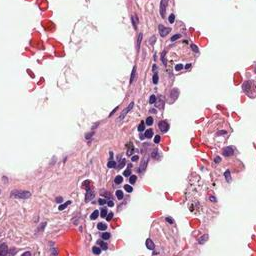
#> input picture images/01581x_25327y.png, 256 x 256 px, given as the content of the folder ../images/01581x_25327y.png, which was not available
$ python -i stitches.py   (imports and definitions only)
#> lines starting #> are read from the running program, lines starting #| are printed output that depends on the picture; after the words box and inside, x2 and y2 are one past the last pixel; in counts of white or black regions, pixels touching at a corner belong together; pictures that were not available may be replaced by others from this repository, and a replacement may not be noted
import os
import re
from pathlib import Path
from PIL import Image, ImageFile

Image.MAX_IMAGE_PIXELS = None
ImageFile.LOAD_TRUNCATED_IMAGES = True

import numpy as np
from skimage.morphology import remove_small_objects
from skimage.measure import label, regionprops


def stitch_tiles(input_path, output_prefix="stitched"):
#> called with input_path = '../images/01581x_25327y.png', output_prefix = 'stitched'
    input_path = Path(input_path)
    work_dir = input_path

    m = re.search(r'(\d+)[x_](\d+)\s*$', work_dir.name, re.IGNORECASE)
    if m:
        orig_w, orig_h = map(int, m.groups())
    else:
        nums = re.findall(r'\d+', work_dir.name)
        orig_w, orig_h = int(nums[-2]), int(nums[-1])

    img_exts = {".png", ".jpg", ".jpeg", ".tif", ".tiff", ".bmp"}
    pattern = re.compile(r"(-?\d+)x_(-?\d+)y", re.IGNORECASE)
    tiles = []

    for root, _, files in os.walk(work_dir):
        for f in files:
            if Path(f).suffix.lower() in img_exts:
                m = pattern.search(f)
                if not m:
                    continue
                x, y = map(int, m.groups())
                p = Path(root) / f
                with Image.open(p) as im:
#> im is the input picture: PIL image 256x256 RGB; mean R, G, B 214.9, 190.4, 203.4
                    w, h = im.size
#> w = 256; h = 256
                tiles.append({"path": p, "x": x, "y": y, "w": w, "h": h})

    if not tiles:
        print("No tiles found.")
        return

    xs = [t["x"] for t in tiles]
#> xs = [1581]
    ys = [t["y"] for t in tiles]
#> ys = [25327]
    min_x = min(xs)
#> min_x = 1581
    min_y = min(ys)
#> min_y = 25327
    max_x = max(t["x"] + t["w"] for t in tiles)
#> max_x = 1837
    max_y = max(t["y"] + t["h"] for t in tiles)
#> max_y = 25583

    canvas_w = max_x - min_x
#> canvas_w = 256
    canvas_h = max_y - min_y
#> canvas_h = 256

    print(f"Canvas logical range x: [{min_x}, {max_x}), y: [{min_y}, {max_y})")
#| Canvas logical range x: [1581, 1837), y: [25327, 25583)
    print(f"Canvas size: {canvas_w} x {canvas_h}")
#| Canvas size: 256 x 256

    prob_acc = np.zeros((canvas_h, canvas_w), dtype=np.float32)
    weight_acc = np.zeros((canvas_h, canvas_w), dtype=np.float32)

    for t in tiles:
        x, y, w, h = t["x"], t["y"], t["w"], t["h"]
#> x = 1581; y = 25327
        offset_x = x - min_x
#> offset_x = 0
        offset_y = y - min_y
#> offset_y = 0

        with Image.open(t["path"]) as im:
            im = im.convert("L")
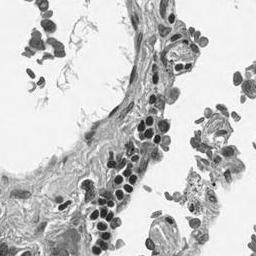
#> im: PIL image 256x256 L; min 13, max 255, mean 199.2
            tile_arr = np.array(im, dtype=np.float32) / 255.0

        x0 = max(0, offset_x)
#> x0 = 0
        y0 = max(0, offset_y)
        x1 = min(offset_x + w, canvas_w)
        y1 = min(offset_y + h, canvas_h)

        if x1 <= x0 or y1 <= y0:
            continue

        tx0 = x0 - offset_x
        ty0 = y0 - offset_y
        tx1 = tx0 + (x1 - x0)
        ty1 = ty0 + (y1 - y0)

        patch = tile_arr[ty0:ty1, tx0:tx1]

        prob_acc[y0:y1, x0:x1] += patch
        weight_acc[y0:y1, x0:x1] += 1.0
#> weight_acc: shape (256, 256) float32; every value is 1


    weight_acc[weight_acc == 0] = 1.0
    final_prob = prob_acc / weight_acc

    THRESH = 0.5  #adjust this parameter based on your dataset
    MIN_SIZE = 10000    #adjust this parameter based on your dataaset

    binary = final_prob >= THRESH
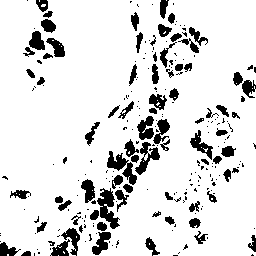
#> binary: shape (256, 256) bool; 87% white; 244 black regions (165 under 20 px)
    print("Foreground pixels BEFORE remove_small_objects:",
          np.count_nonzero(binary))
#| Foreground pixels BEFORE remove_small_objects: 57048

    lab = label(binary)
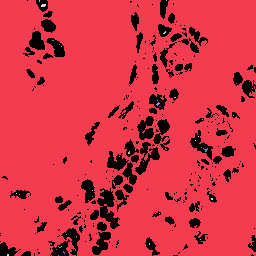
#> lab: shape (256, 256) int32; 40 distinct labels, from 0 to 39; one colour per label, 0 black
    regions = regionprops(lab)
#> regions = 39 regions; largest, box (x1, y1, x2, y2) and area: (0, 0, 256, 256) 56956, (41, 4, 46, 7) 13, (203, 148, 208, 152) 10, (156, 102, 160, 106) 8, (163, 31, 166, 34) 5
    if len(regions) == 0:
        print("No foreground components found after thresholding.")
    else:
        areas = np.array([r.area for r in regions])
#> areas = 39 values, max 56956 at index 0, min 1 at index 2, mean 1462.8
        print("Component areas BEFORE filtering:")
        print("  count =", len(areas),
              "min =", areas.min(),
              "median =", np.median(areas),
              "max =", areas.max())
#|   count = 39 min = 1.0 median = 1.0 max = 56956.0

    binary = remove_small_objects(binary, min_size=MIN_SIZE)
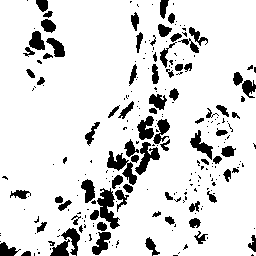
#> binary: shape (256, 256) bool; 86.8% white; 244 black regions (165 under 20 px), largest, box (x1, y1, x2, y2) and area: (97, 188, 120, 229) 443, (107, 151, 137, 185) 398, (135, 142, 160, 175) 341

    print("Foreground pixels AFTER remove_small_objects:",
          np.count_nonzero(binary))
#| Foreground pixels AFTER remove_small_objects: 56887

    lab2 = label(binary)
#> lab2: shape (256, 256) int32; values 0 (black) and 1 (white), 86.8% white; 244 black regions (165 under 20 px)
    regions2 = regionprops(lab2)
#> regions2 = 1 regions; box (x1, y1, x2, y2) and area: (0, 0, 256, 256) 56887
    if len(regions2) == 0:
        print("No components remain after filtering.")
    else:
        areas2 = np.array([r.area for r in regions2])
#> areas2 = [56887]
        print("Component areas AFTER filtering:")
        print("  count =", len(areas2),
              "min =", areas2.min(),
              "median =", np.median(areas2),
              "max =", areas2.max())
#|   count = 1 min = 56887.0 median = 56887.0 max = 56887.0

    binary_mask = (binary.astype(np.uint8)) * 255
    rgb = Image.fromarray(binary_mask, mode="L")

    left_crop_px = abs(min_x) if min_x < 0 else 0
    top_crop_px = abs(min_y) if min_y < 0 else 0

    crop_box = (
        left_crop_px,
        top_crop_px,
        left_crop_px + orig_w,
        top_crop_px + orig_h,
    )

    rgb = rgb.crop(crop_box)
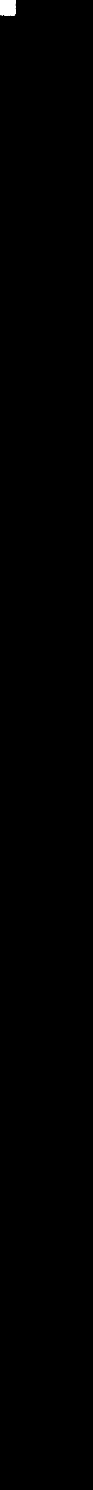
#> rgb: PIL image 1581x25327 L (shown at 1/17 size); 0.14% white; 1 white region, box (x1, y1, x2, y2) and area: (0, 0, 256, 256) 56887

    out_png = f"{output_prefix}.png"
    rgb.save(out_png, compress_level=6)
    print(f"Saved: {out_png}")


# [5 lines not run here, left out]

>>> result = stitch_tiles('../images/01581x_25327y.png')

$ run again, on images/01581x_25583y.png
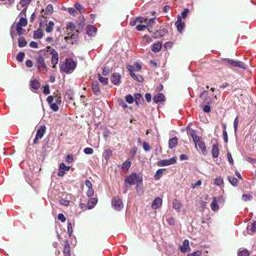
#> input picture images/01581x_25583y.png, 256 x 256 px, given as the content of the folder ../images/01581x_25583y.png, which was not available
#> in stitch_tiles, im is the input picture: PIL image 256x256 RGB; mean R, G, B 205.3, 171.4, 191
#| Canvas logical range x: [1581, 1837), y: [25583, 25839)
#| Canvas size: 256 x 256
#> im: PIL image 256x256 L
#> weight_acc: shape (256, 256) float32; every value is 1
#| Foreground pixels BEFORE remove_small_objects: 55483
#> in stitch_tiles, `lab = label(binary)`:
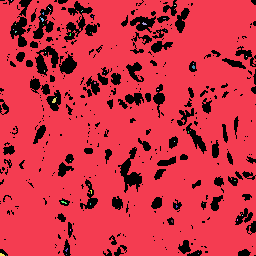
#> lab: shape (256, 256) int32; 47 distinct labels, from 0 to 46; one colour per label, 0 black
#> regions = 46 regions; largest, box (x1, y1, x2, y2) and area: (0, 0, 256, 256) 55339, (52, 97, 57, 103) 16, (0, 253, 5, 256) 11, (40, 17, 44, 22) 9, (142, 22, 147, 25) 9
#> areas = 46 values, max 55339 at index 0, min 1 at index 1, mean 1206.2
#|   count = 46 min = 1.0 median = 2.0 max = 55339.0
#> in stitch_tiles, `binary = remove_small_objects(binary, min_size=MIN_SIZE)`:
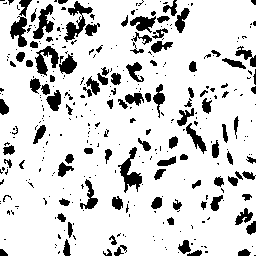
#> binary: shape (256, 256) bool; 84.2% white; 354 black regions (249 under 20 px), largest, box (x1, y1, x2, y2) and area: (64, 1, 93, 42) 426, (118, 147, 142, 193) 419, (35, 46, 59, 76) 352
#| Foreground pixels AFTER remove_small_objects: 55203
#> lab2: shape (256, 256) int32; values 0 (black) and 1 (white), 84.2% white; 354 black regions (249 under 20 px)
#> regions2 = 1 regions; box (x1, y1, x2, y2) and area: (0, 0, 256, 256) 55203
#> areas2 = [55203]
#|   count = 1 min = 55203.0 median = 55203.0 max = 55203.0
#> rgb: PIL image 1581x25583 L; 0.14% white; 1 white region, box (x1, y1, x2, y2) and area: (0, 0, 256, 256) 55203
